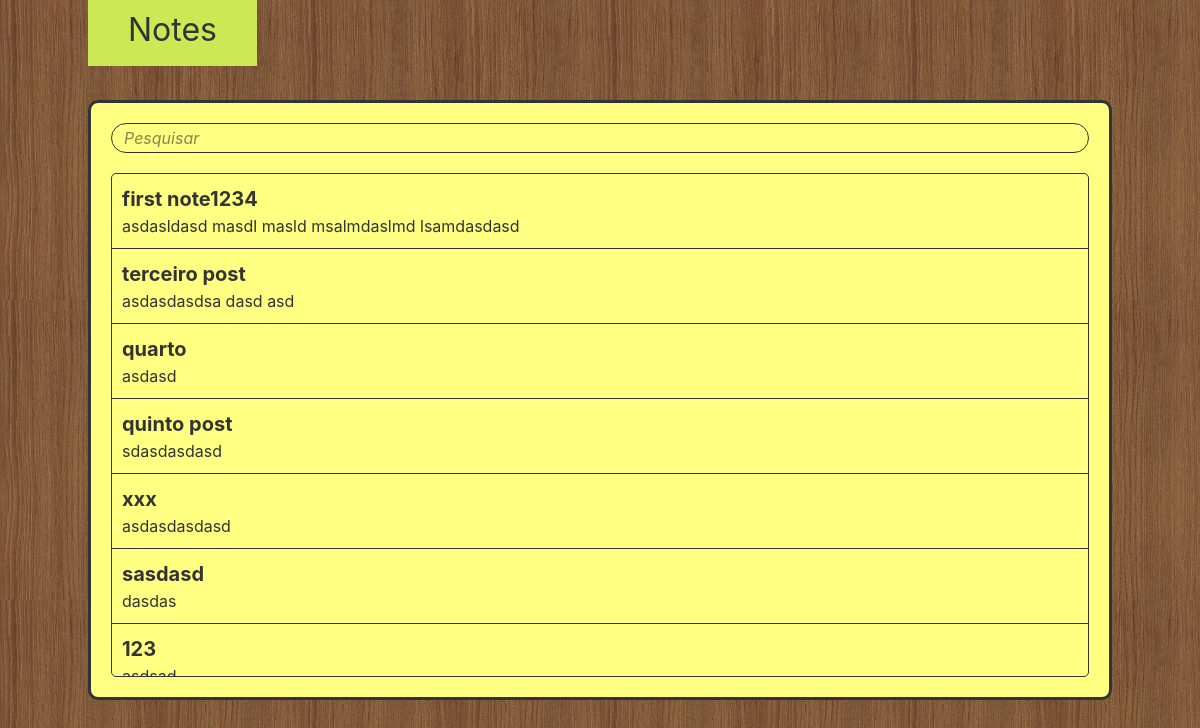
Before: / with the older database file.
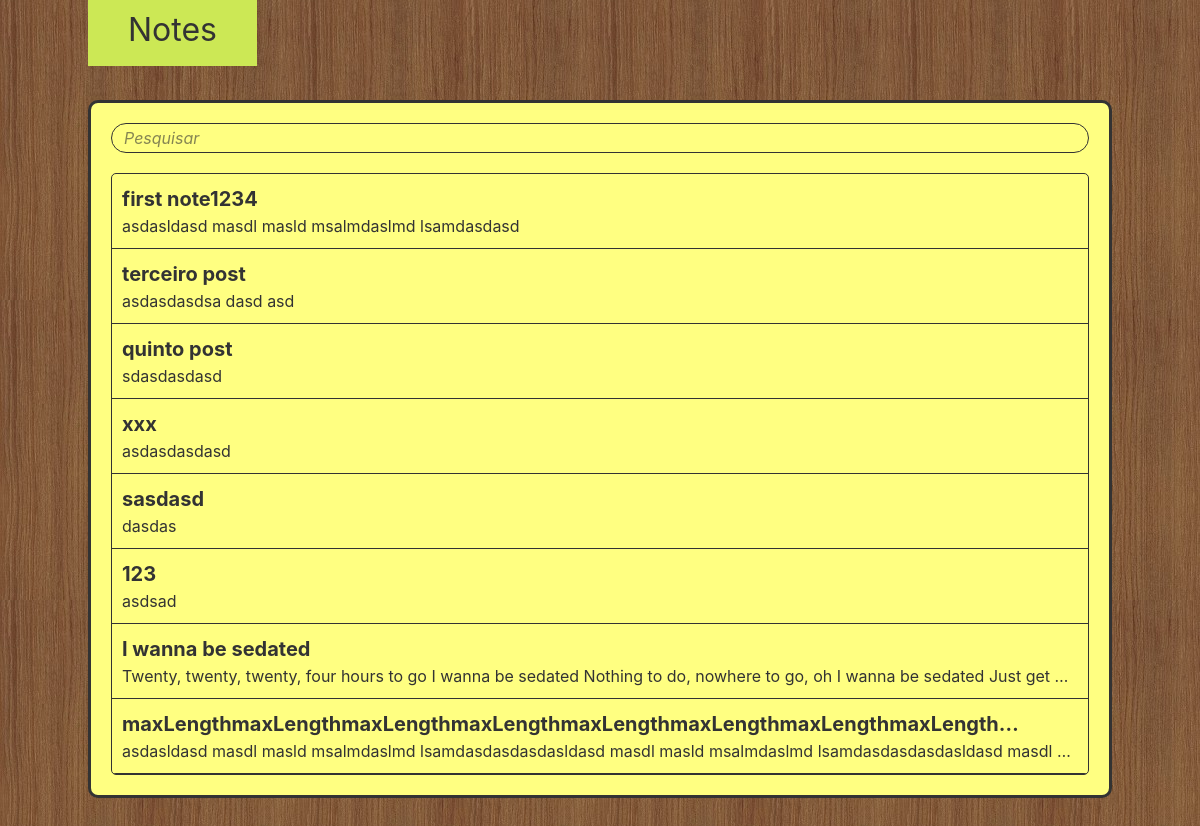
After: the same page with the newer database file.
### storage/models.py (models this page shows)
class Note(models.Model):
  title = models.CharField(max_length=120)
  content = models.TextField(null=True, blank=True)

### storage/views.py (the view)
# urls.py: path('', list_note_page),
def list_note_page(request):
  notes = Note.objects.all()
  context = {'notes': notes}
  return render(request, 'notes.html', context)

### templates/notes.html (shortened to what this page needs)
{% extends 'base.html' %}
{% block content %}
<div class='book'>
  <div class='search'>
    <input type='text' placeholder='Pesquisar'/>
  </div>
  <ul class='notes-list'>
    {% for note in notes %}
    <li>
      <a href='{{ note.id }}'>
        <span class='title'>{{ note.title }}</span>
        <span class='content'>{{ note.content }}</span>
      </a>
    </li>
    {% endfor %}
  </ul>
</div>
{% endblock %}

Changed rows visible on the page:
removed Note: title "quarto", content "asdasd"
added Note: title "I wanna be sedated", content "Twenty, twenty, twenty, four hours to go I wanna be sedated Nothing to do, nowhere to go, oh I wanna be sedated Just get…"
added Note: title "maxLengthmaxLengthmaxLengthmaxLengthmaxLengthmaxLengthmaxLengthmaxLength…", content "asdasldasd masdl masld msalmdaslmd lsamdasdasdasdasldasd masdl masld msalmdaslmd lsamdasdasdasdasldasd masdl…"
